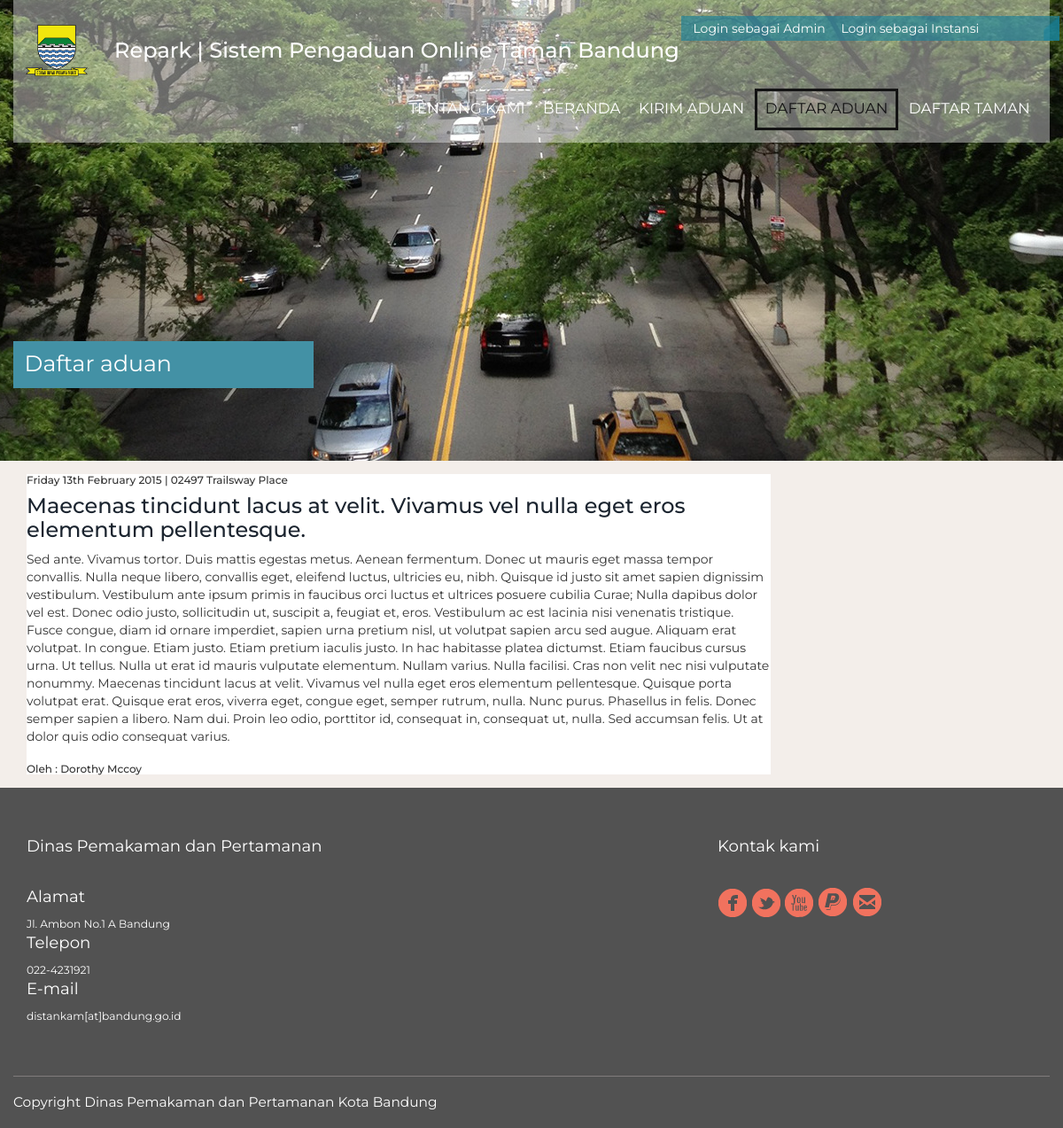
/detailpengaduan.php?id=125, run on the app's committed database.
### tables this page shows
CREATE TABLE IF NOT EXISTS `Pengaduan` (
  `Id` int(11) NOT NULL AUTO_INCREMENT,
  `Judul` varchar(300) NOT NULL,
  `Lokasi` varchar(100) NOT NULL,
  `Nama` varchar(200) NOT NULL,
  `Tanggal` timestamp NOT NULL DEFAULT CURRENT_TIMESTAMP,
  `Instansi` varchar(50) NOT NULL DEFAULT '',
  `Telepon` varchar(15) DEFAULT NULL,
  `Status` varchar(50) NOT NULL DEFAULT 'Proses moderasi',
  `Isi` text NOT NULL,
  PRIMARY KEY (`Id`,`Instansi`)
);

### detailpengaduan.php (the view, shortened to what this page needs)
<?php
	include 'header.php';
	  $conn = getConnection();
	  ?>
<body>
<?php
$id = $_GET['id'];
 ?>
    <div class="banner">
        <div class="container">
            <div class="header">
                <div class="head-bann">
                    <div class="logo">
                        <a href="index.php"><img src="images/logo.png" class="img-responsive" alt="" />
                        </a>
                    </div>
                    <div class="titlelogo">
                        <h3>Repark | Sistem Pengaduan Online Taman Bandung</h3>
                    </div>
                    <div class="head-part">
                        <ul>
                        <li><a href="admin/index.php">Login sebagai Admin</a>
                        </li>
                        <li><a href="instansi/index.php">Login sebagai Instansi</a>
                        </li>
                        </ul>
                    </div>
                    <div class="clearfix"> </div>
                </div>
                <div class="head-nav">
                    <ul>
                        <li><a href="tentangkami.php">Tentang Kami</a>
                        </li>
                        <li><a href="index.php">Beranda</a>
                        </li>
                        <li><a href="kirimaduan.php">Kirim Aduan</a>
                        </li>
                        <li class="active"><a href="cariaduan.php">Daftar Aduan</a>
                        </li>
                        <li><a href="daftartaman.php">Daftar Taman</a>
                        </li>
                    </ul>
                </div>
                <div class="clearfix"> </div>
            </div>
            <div class="banner-info1">
                <h2>Daftar aduan</h2>
            </div>
        </div>
    </div>
    <div class="container">
        <div class="row">
            <div class="col-lg-9">
                <?php
                	$query = "SELECT * FROM Pengaduan WHERE Id=".$id;
                	$q_result = mysqli_query($conn,$query);
                	$arr_adu = array();
                	while($row = mysqli_fetch_array($q_result))
                	{
                		array_unshift($arr_adu, $row);
                	}
                	foreach ($arr_adu as $row)
                	{
                		?>
                            <div class="aduan">
                                <h6><?php
                                    $time = strtotime($row["Tanggal"]);
                                    $myFormatForView = date("l jS F Y", $time);
                                    echo $myFormatForView;
                                 ?> | <?php echo $row['Lokasi'] ?></h6>
                                 <?php echo "<a style=\"text-decoration:none\"href=\"detailpengaduan.php?id=".$row['Id']."\"><h3>".$row['Judul']."</h3></a>" ?>
                                <p><?php echo $row['Isi'] ?></p>
                                <br>
                                <h6>Oleh : <?php echo $row['Nama'] ?></h6>
                            </div>
                		<?php
                	}
                ?>
            </div>
        </div>
    </div>
    <?php mysqli_close($conn);
    include 'footer.php' ?>

### css/style.css (style rules this page uses)
h4, h5, h6, h1, h2, h3 { margin-top: 0; }
ul, ol { padding:0;margin: 0; }
p { margin: 0; }
html,body { background:#F3EEEA; font-family: 'Montserrat', sans-serif; }
body a { transition:0.5s all; -webkit-transition:0.5s all; -moz-transition:0.5s all; -o-transition:0.5s all; -ms-transition:0.5s all; }
.aduan { margin: 15px; background: #fff; }
.container { width: 100%; }
.titlelogo { padding-top: 30px; padding-left: 100px; position: relative; color: #fff; }
.header { background:rgba(255,255,255,0.4); padding:1em; position:relative; }
.logo { float:left; padding:1em 0em; }
.head-part { background: url(../images/ribben.png) no-repeat center top; background-size:cover; position:absolute; right:-11px; top:22px; }
.head-part ul li { display: inline-block; }
.head-part ul li a { padding: 0em 0.5em; color:#fff; text-decoration:none; }
.head-part ul { padding: 4px 80px 4px 6px; }
.head-nav { float:right; }
.head-nav ul { margin:0; padding:0; }
.head-nav ul li { display:inline-block; }
.head-nav ul li a { color:#fff; text-decoration:none; font-size: 1.3em; font-weight:400; display:block; padding:0.5em 0.5em; text-transform:uppercase; }
.head-nav ul li a:hover,.head-nav ul li.active a { color:#131313; border-style: solid; border-width: 3px; }
.banner { background: url(../images/banner.jpg) no-repeat center top; background-size: cover; -webkit-background-size:cover; -moz-background-size:cover; -o-background-size:cover; -ms-background-size:cover; min-height:520px; }
.banner-info1 { padding:16em 0em 0em; }
.banner-info1 h2 { font-size: 1.8em; font-weight: 400; color: #ffffff; width: 29%; margin-left:0em; background: #4391A5; padding: 0.3em 0.5em; line-height: 1.5em; }
@media (max-width:1280px) { .head-nav ul li a { font-size: 1.2em; } }
@media (max-width:1280px) { .head-part { top: 18px; } }

### data on the page
pengaduan: Tanggal "Friday 13th February 2015", Lokasi "02497 Trailsway Place", Judul "Maecenas tincidunt lacus at velit. Vivamus vel nulla eget eros elementum pellentesque.", Isi "Sed ante. Vivamus tortor. Duis mattis egestas metus. Aenean fermentum. Donec ut mauris eget massa tempor convallis. Nulla neque libero, convallis eget, eleifend luctus, ultricies eu, nibh. Quisque id justo sit amet sapien dignissim vestibulum. Vestibulum ante ipsum primis in faucibus orci luctus et ultrices posuere cubilia Curae; Nulla dapibus dolor vel est. Donec odio justo, sollicitudin ut, suscipit a, feugiat et, eros. Vestibulum ac est lacinia nisi venenatis tristique. Fusce congue, diam id ornare imperdiet, sapien urna pretium nisl, ut volutpat sapien arcu sed augue. Aliquam erat volutpat. In congue. Etiam justo. Etiam pretium iaculis justo. In hac habitasse platea dictumst. Etiam…", Nama "Dorothy Mccoy"
